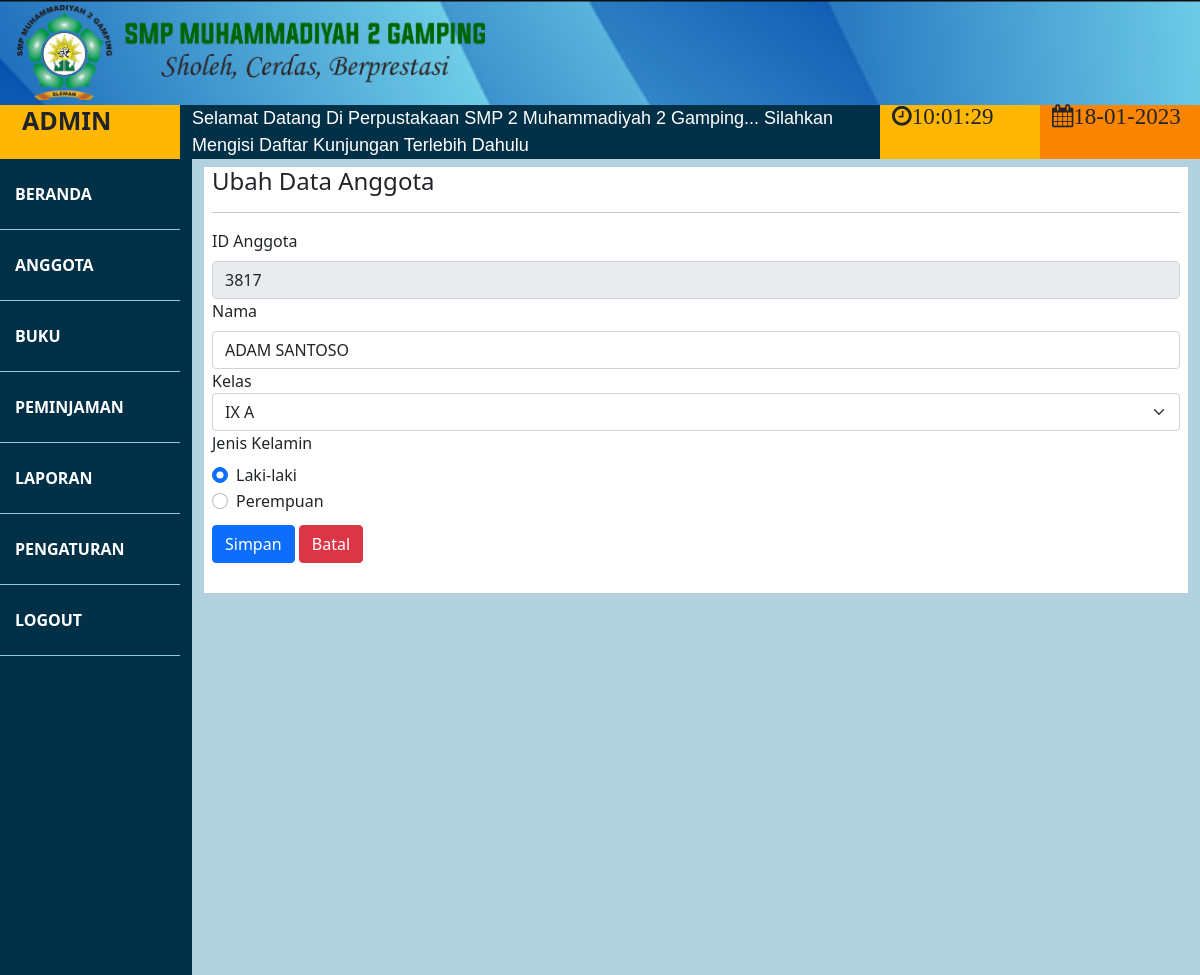
The page /admin/admin.php?halaman=anggotaUbah&id=3817 on the database its author committed.
### tables this page shows
CREATE TABLE `anggota` (
  `id` varchar(100) NOT NULL,
  `nama` varchar(100) NOT NULL,
  `jk` enum('L','P') NOT NULL,
  `id_kelas` varchar(10) NOT NULL
);

CREATE TABLE `kelas` (
  `id_kelas` varchar(10) NOT NULL,
  `kelas` varchar(10) NOT NULL
);

### admin/anggota/edit.php (the view, shortened to what this page needs)
<div>
    <?php
        $id = $_GET['id'];
        $sql = mysqli_query($db, "SELECT * FROM anggota where id ='$id'");
        $anggota = $sql -> fetch_array();
    ?>
<div class="bgGrid">
    <div class="m-2">
    <h4>Ubah Data Anggota</h4>
<hr></hr>
    <form method="POST">
    <label for="id_anggota" class="form-label">ID Anggota</label>
        <input type="text" name="id_anggota" id="id_anggota" class="form-control" value="<?php echo $anggota['id'];?>" readonly>
        <label for="nama" class="form-label">Nama</label>
        <input type="text" name="nama" id="nama" class="form-control" value="<?php echo $anggota['nama'];?>">
        <label for="Kelas">Kelas</label>
        <select name="kelas" id="kelas" class="form-select">
            <?php
                $sql = mysqli_query($db, "SELECT * FROM kelas");
                while ($data = $sql -> fetch_array() ) { ?>
                    <option value="<?php echo $data['id_kelas'];?>" <?php if($data['id_kelas']==$anggota['id_kelas']){echo "selected ";}?>><?php echo $data['kelas'];?></option>
            <?php }
            ?>
        </select>
        <label for="jk" class="form-label">Jenis Kelamin</label>
        <div class="form-check">
            <input class="form-check-input" type="radio" name="jk" id="L" value="L" <?php if($anggota['jk']=='L'){echo "checked ";}?>>
            <label class="form-check-label" for="L">Laki-laki</label>
        </div>
        <div class="form-check">
            <input class="form-check-input" type="radio" name="jk" id="P" value="P" <?php if($anggota['jk']=='P'){echo "checked ";}?>>
            <label class="form-check-label" for="P">Perempuan</label>
        </div>
        <input type="submit" name="simpan" value="Simpan" class="btn btn-primary btn-tambah">
        <a href="?halaman=anggota" class="btn btn-danger" style="margin-top: -20px;">Batal</a>
    </form>
    </div>
</div>

### css/mycss.css (style rules this page uses)
.btn-tambah { margin-top: 10px; margin-bottom: 30px; }
.bodyBg { background-color: hsl(198, 41%, 79%); }
.bgGrid { background-color: white; }

### rows shown on the page
anggota: id_anggota "3817", nama "ADAM SANTOSO", kelas "IX A", jk "☑ Laki-laki", jk "☐ Perempuan"
